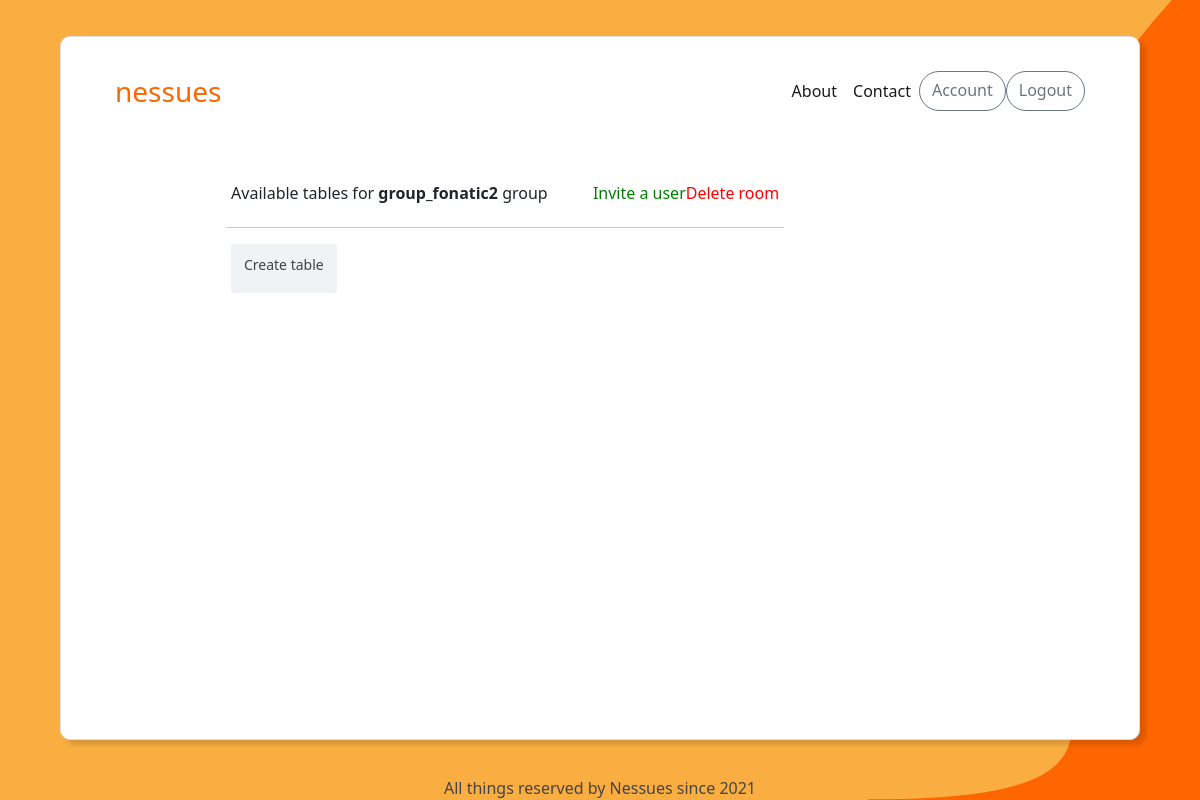
Page /tables/group/4/ (signed in) on the earlier database version.
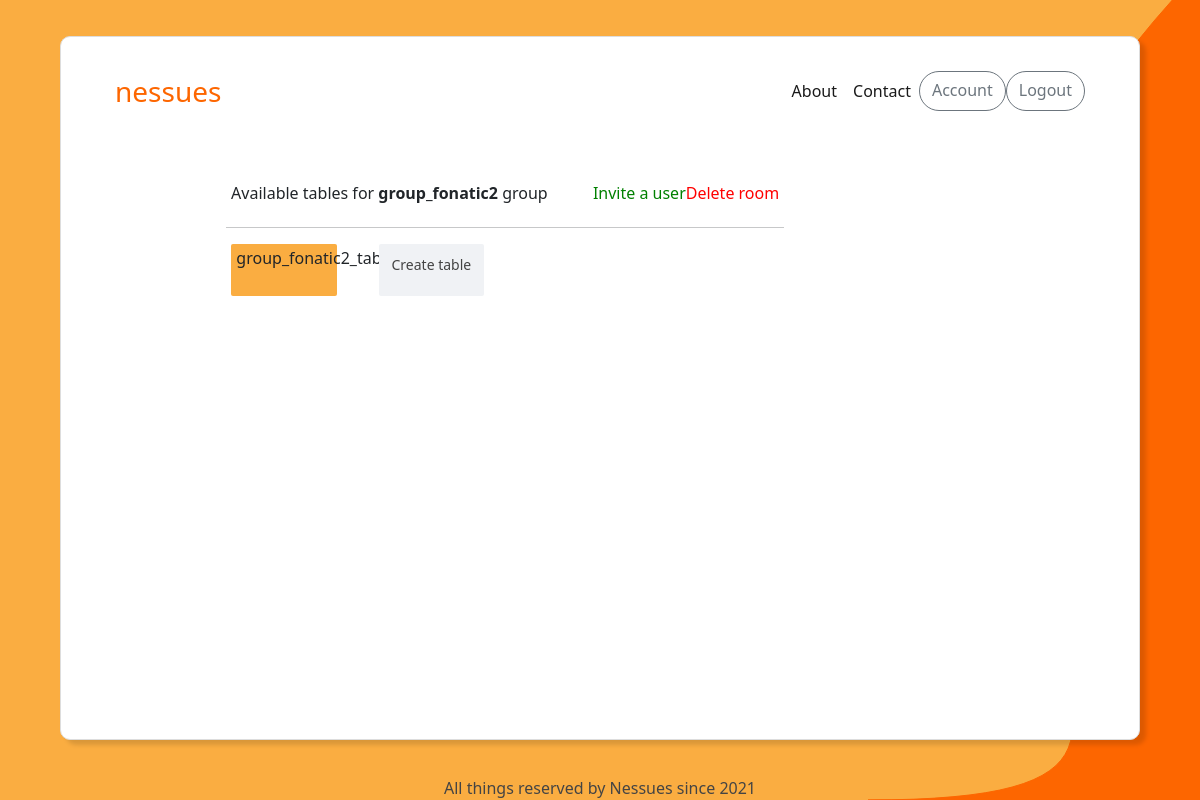
Same page on the later database version.
### nessues_app/models.py (models this page shows, shortened)
class Table(models.Model):
    id = models.AutoField(primary_key=True)
    room = models.ForeignKey(
        Room,
        blank=True,
        null=True,
        default=None,
        on_delete=models.CASCADE
    )
    group = models.ForeignKey(
        Nessues_Group,
        blank=True,
        null=True,
        default=None,
        on_delete=models.CASCADE
    )
    date_created = models.DateField(default=now)
    name = models.CharField(max_length=21)
    description = models.CharField(max_length=60, blank=True, null=True)

### nessues_app/views.py (the view, shortened to what this page needs)
# urls.py: path('tables/<str:redirected_from>/<int:key_id>/', login_required(views.TablesView.as_view()), name='tables'),
class TablesView(TemplateView):
    template_name = 'nessues_app/tables.html'
    title = 'tables'
    create_table_class = CreateTableForm
    delete_room_class = DeleteRoomForm
    close_group_class = CloseGroupForm
    invite_user_class = SendInvitationForm
    def get(self, request, *args, **kwargs):
        if self.kwargs['redirected_from'] == 'group':
            try:
                current = Nessues_Group.objects.get(id=(self.kwargs['key_id']))
                try:
                    available_tables = Table.objects.filter(group=current.id)
                except:
                    available_tables = None
                create = self.create_table_class(initial={'group': current.id})
                delete = self.close_group_class(initial={'group': current.id})
                invite = self.invite_user_class(initial={'group': current.id})
            except:
                pass
        try:
            return render(request, self.template_name, {'title': self.title, 'current_type': self.kwargs['redirected_from'], 'current': current.id, 'current_name': current.name, 'available_tables': available_tables, 'create': create, 'delete': delete, 'invite': invite})
        except:
            return render(request, self.template_name, {'title': self.title, 'current_type': self.kwargs['redirected_from'], 'current': current.id, 'current_name': current.name, 'available_tables': available_tables, 'create': create, 'delete': delete})

### templates/nessues_app/tables.html (shortened to what this page needs)
{% extends "base.html" %}
{% load widget_tweaks %}
{% block content %}
    <div class="workspace-nav">
        <p class="availability">Available tables for <b>{{ current_name }}</b> {% if current_type == "group"  %} group {% else %} room {% endif %}</p>
        <a data-id="{{ current }}" data-toggle="modal" data-target="#inviteUserModal" class="inviteUser" style="color: green;">Invite a user</a>
        <a data-id="{{ current }}" data-toggle="modal" data-target="#deleteRoomModal" class="deleteRoom" style="color: red;">Delete room</a>
    </div>
    <hr style="width: 53%; margin-left: 14.5%;">
    <div class="container-tables-data">
        {% for data in available_tables %}
                <a href="{% url 'tasks' data.id %}">
                    <div class="data_cubes">
                        <p>{{ data.name }}</p>
                    </div>
                </a>
        {% endfor %}
        <a data-toggle="modal" data-target="#createTableModal" class="createTable">
            <div class="data_cubes new_table">
                <p class="create_new_table-text">Create table</p>
            </div>
        </a>
    </div>
{% endblock content %}

Differences in the rows shown:
added Table: name "group_fonatic2_table1"
